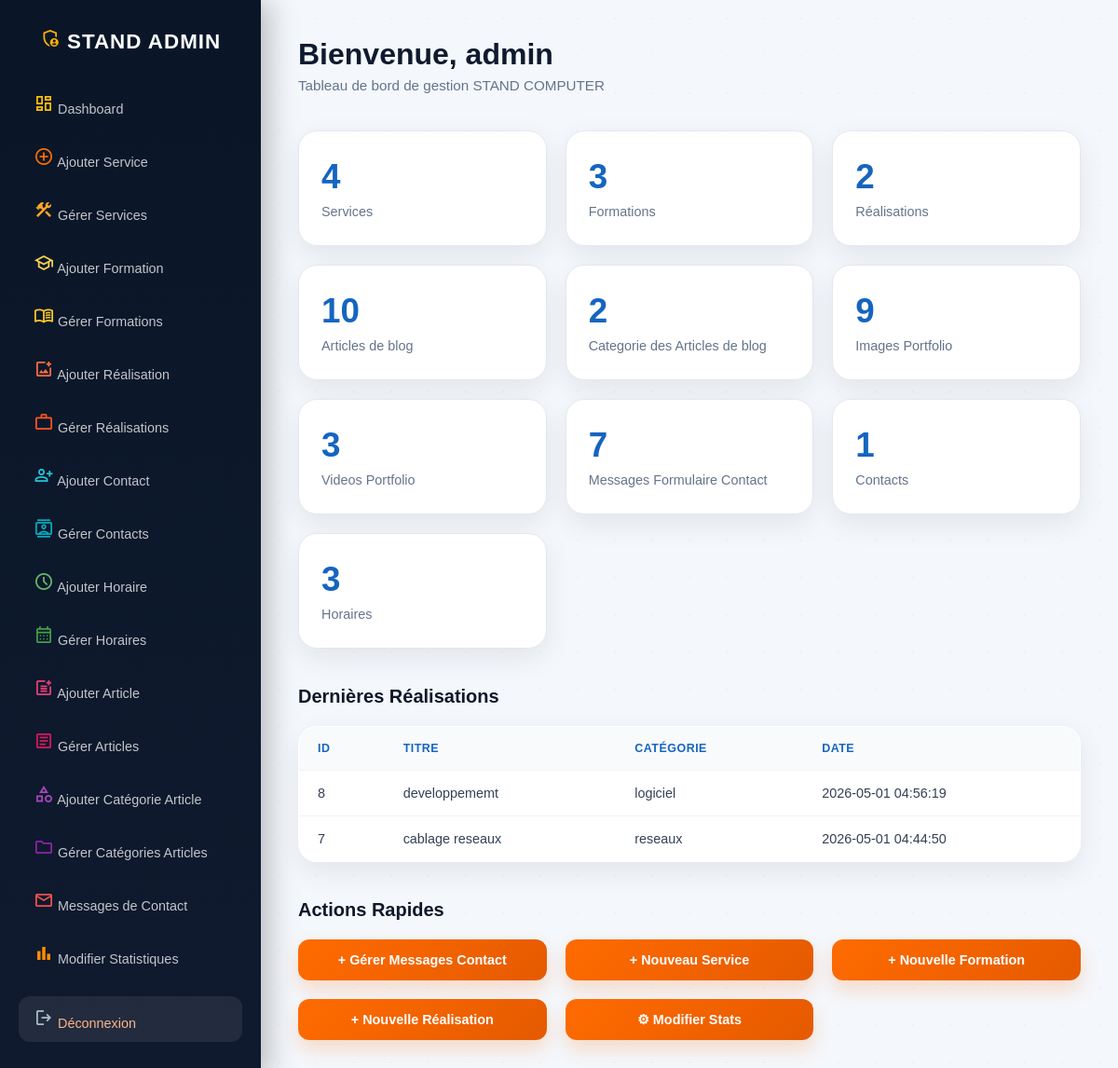
Page /tableau-de-bord (signed in) on the committed database.
### tables this page shows
CREATE TABLE IF NOT EXISTS `realisations` (
  `id` int(11) NOT NULL AUTO_INCREMENT,
  `title` varchar(255) NOT NULL,
  `category` varchar(100) DEFAULT NULL,
  `description` text,
  `thumbnail` varchar(255) DEFAULT NULL,
  `created_at` timestamp NULL DEFAULT CURRENT_TIMESTAMP,
  PRIMARY KEY (`id`)
);

### Admin/dashboard.php (the view, shortened to what this page needs)
<?php
require_once __DIR__ . '/../config/db.php';
$base = '/StandComputer/';
$totalServices = $pdo->query("SELECT COUNT(*) FROM services")->fetchColumn();
$totalFormations = $pdo->query("SELECT COUNT(*) FROM formations")->fetchColumn();
$totalRealisations = $pdo->query("SELECT COUNT(*) FROM realisations")->fetchColumn();
$totalImages = $pdo->query("SELECT COUNT(*) FROM realisation_images")->fetchColumn();
$totalVideos = $pdo->query("SELECT COUNT(*) FROM realisation_videos")->fetchColumn();
$totalMessages = $pdo->query("SELECT COUNT(*) FROM messages")->fetchColumn();
$totalContacts = $pdo->query("SELECT COUNT(*) FROM contacts")->fetchColumn();
$totalHoraires = $pdo->query("SELECT COUNT(*) FROM horaires")->fetchColumn();
$totalarticles = $pdo->query("SELECT COUNT(*) FROM articles")->fetchColumn();
$totalcategoriesarticles = $pdo->query("SELECT COUNT(*) FROM categories")->fetchColumn();
$latestRealisations = $pdo->query("
    SELECT * FROM realisations
    ORDER BY created_at DESC
    LIMIT 5
")->fetchAll(PDO::FETCH_ASSOC);
?>
<!DOCTYPE html>
<html lang="fr">
<head>
    <link rel="stylesheet" href="https://cdnjs.cloudflare.com/ajax/libs/font-awesome/6.5.0/css/all.min.css"><link href="https://fonts.googleapis.com/css2?family=Material+Symbols+Outlined" rel="stylesheet">
</head>
<body>
<div class="admin-container">
    <aside class="sidebar">
    <h2>
        <span class="material-symbols-outlined" style="color:#FFB300;">admin_panel_settings</span>
        STAND ADMIN
    </h2>
    <a href="<?= $base ?>tableau-de-bord">
        <span class="material-symbols-outlined" style="color:#FFC107;">dashboard</span>
        Dashboard
    </a>
    <a href="<?= $base ?>ajouter-un-service">
        <span class="material-symbols-outlined" style="color:#FF6F00;">add_circle</span>
        Ajouter Service
    </a>
    <a href="<?= $base ?>gerer-les-services">
        <span class="material-symbols-outlined" style="color:#FFA726;">construction</span>
        Gérer Services
    </a>
    <a href="<?= $base ?>ajouter-une-formation">
        <span class="material-symbols-outlined" style="color:#FFD54F;">school</span>
        Ajouter Formation
    </a>
    <a href="<?= $base ?>gerer-les-formations">
        <span class="material-symbols-outlined" style="color:#FFCA28;">menu_book</span>
        Gérer Formations
    </a>
    <a href="<?= $base ?>ajouter-une-realisation">
        <span class="material-symbols-outlined" style="color:#FF7043;">add_photo_alternate</span>
        Ajouter Réalisation
    </a>
    <a href="<?= $base ?>gerer-les-realisations">
        <span class="material-symbols-outlined" style="color:#FF5722;">work</span>
        Gérer Réalisations
    </a>
    <a href="<?= $base ?>ajouter-un-contact">
        <span class="material-symbols-outlined" style="color:#26C6DA;">person_add</span>
        Ajouter Contact
    </a>
    <a href="<?= $base ?>gerer-les-contacts">
        <span class="material-symbols-outlined" style="color:#00ACC1;">contacts</span>
        Gérer Contacts
    </a>
    <a href="<?= $base ?>ajouter-une-horaire">
        <span class="material-symbols-outlined" style="color:#66BB6A;">schedule</span>
        Ajouter Horaire
    </a>
    <a href="<?= $base ?>gerer-les-horaires">
        <span class="material-symbols-outlined" style="color:#43A047;">calendar_month</span>
        Gérer Horaires
    </a>
    <a href="<?= $base ?>ajouter-un-article">
        <span class="material-symbols-outlined" style="color:#EC407A;">post_add</span>
        Ajouter Article
    </a>
    <a href="<?= $base ?>gerer-les-articles">
        <span class="material-symbols-outlined" style="color:#D81B60;">article</span>
        Gérer Articles
    </a>
    <a href="<?= $base ?>ajouter-une-categorie">
        <span class="material-symbols-outlined" style="color:#AB47BC;">category</span>
        Ajouter Catégorie Article
    </a>
    <a href="<?= $base ?>gerer-les-categories">
        <span class="material-symbols-outlined" style="color:#8E24AA;">folder</span>
        Gérer Catégories Articles
    </a>
    <a href="<?= $base ?>gerer-les-formulaires-de-contact">
        <span class="material-symbols-outlined" style="color:#EF5350;">mail</span>
        Messages de Contact
    </a>
    <a href="<?= $base ?>modifier-les-statistiques">
        <span class="material-symbols-outlined" style="color:#FF8F00;">bar_chart</span>
        Modifier Statistiques
    </a>
    <a href="<?= $base ?>deconnexion">
        <span class="material-symbols-outlined" style="color:#B0BEC5;">logout</span>
        Déconnexion
    </a>
</aside>
    <main class="admin-content">
        <h1>Bienvenue, <?php echo htmlspecialchars($_SESSION['admin']); ?></h1>
        <p>Tableau de bord de gestion STAND COMPUTER</p>
        <section class="grid">
            <div class="card">
                <h3><?php echo $totalServices; ?></h3>
                <p>Services</p>
            </div>
            <div class="card">
                <h3><?php echo $totalFormations; ?></h3>
                <p>Formations</p>
            </div>
            <div class="card">
                <h3><?php echo $totalRealisations; ?></h3>
                <p>Réalisations</p>
            </div>
             <div class="card">
                <h3><?php echo $totalarticles; ?></h3>
                <p>Articles de blog</p>
             </div>
             <div class="card">
                <h3><?php echo $totalcategoriesarticles; ?></h3>
                <p>Categorie des Articles de blog</p>
             </div>
            <div class="card">
                <h3><?php echo $totalImages; ?></h3>
                <p>Images Portfolio</p>
            </div>
            <div class="card">
                <h3><?php echo $totalVideos; ?></h3>
                <p>Videos Portfolio</p>
            </div>
            <div class="card">
                <h3><?php echo $totalMessages; ?></h3>
                <p>Messages Formulaire Contact</p>
            </div>
            <div class="card">
                <h3><?php echo $totalContacts; ?></h3>
                <p>Contacts</p>
            </div>
            <div class="card">
                <h3><?php echo $totalHoraires; ?></h3>
                <p>Horaires</p>
            </div>
        </section>
        <section style="margin-top:40px;">
            <h2>Dernières Réalisations</h2>
            <table>
                <thead>
                    <tr>
                        <th>ID</th>
                        <th>Titre</th>
                        <th>Catégorie</th>
                        <th>Date</th>
                    </tr>
                </thead>
                <tbody>
                    <?php foreach ($latestRealisations as $real): ?>
                        <tr>
                            <td><?php echo $real['id']; ?></td>
                            <td><?php echo htmlspecialchars($real['title']); ?></td>
                            <td><?php echo htmlspecialchars($real['category']); ?></td>
                            <td><?php echo $real['created_at']; ?></td>
                        </tr>
                    <?php endforeach; ?>
                </tbody>
            </table>
        </section>
        <section style="margin-top:40px;">
            <h2>Actions Rapides</h2>
            <div class="grid">
                <a href="/StandComputer/gerer-les-formulaires-de-contact" class="btn">+ Gérer Messages Contact</a>
                <a href="/StandComputer/ajouter-un-service" class="btn">+ Nouveau Service</a>
                <a href="/StandComputer/ajouter-une-formation" class="btn">+ Nouvelle Formation</a>
                <a href="/StandComputer/ajouter-une-realisation" class="btn">+ Nouvelle Réalisation</a>
                <a href="/StandComputer/modifier-les-statistiques" class="btn">⚙ Modifier Stats</a>
            </div>
        </section>
    </main>
</div>
</body>
</html>

### Admin/dashboard.php (style rules this page uses)
* { margin: 0; padding: 0; box-sizing: border-box; }
.sidebar a { display: flex; align-items: center; gap: 10px; padding: 10px; text-decoration: none; }
.material-symbols-outlined { font-size: 22px; }
body { font-family: 'Poppins', Arial, sans-serif; background: #f4f7fb; min-height: 100vh; color: #1e293b; position: relative; }
body::before { content: ''; position: fixed; inset: 0; background-image: radial-gradient(circle, rgba(21, 101, 192, 0.03) 1px, transparent 1px); background-size: 40px 40px; pointer-events: none; z-index: 0; }
.admin-container { position: relative; z-index: 1; display: flex; min-height: 100vh; }
.sidebar { width: 280px; background: linear-gradient(180deg, #0a1628 0%, #0f1a2e 100%); color: #ffffff; padding: 30px 20px; box-shadow: 8px 0 30px rgba(0, 0, 0, 0.25); overflow-y: auto; }
.sidebar h2 { text-align: center; margin-bottom: 30px; font-size: 1.4rem; font-weight: 700; letter-spacing: 1px; color: #ffffff; }
.sidebar a { display: block; padding: 12px 16px; margin-bottom: 8px; border-radius: 12px; color: rgba(255, 255, 255, 0.75); text-decoration: none; font-size: 0.9rem; font-weight: 500; transition: all 0.3s ease; }
.sidebar a:last-child { margin-top: 20px; background: rgba(255, 255, 255, 0.08); color: #ffb38a; }
.admin-content { flex: 1; padding: 40px; background: transparent; }
.admin-content h1 { font-size: 2rem; font-weight: 700; color: #0f1a2e; margin-bottom: 6px; }
.admin-content > p { font-size: 0.95rem; color: #64748b; margin-bottom: 35px; }
section { margin-top: 40px; }
section h2 { font-size: 1.25rem; font-weight: 600; color: #0f172a; margin-bottom: 20px; }
.grid { display: grid; grid-template-columns: repeat(auto-fit, minmax(220px, 1fr)); gap: 20px; }
.card { background: #ffffff; border-radius: 20px; padding: 28px 24px; border: 1px solid #e2e8f0; box-shadow: 0 10px 30px rgba(15, 23, 42, 0.08); transition: all 0.3s ease; }
.card h3 { font-size: 2.3rem; font-weight: 700; color: #1565C0; margin-bottom: 8px; }
.card p { color: #64748b; font-size: 0.9rem; }
table { width: 100%; border-collapse: collapse; background: #ffffff; border-radius: 20px; overflow: hidden; border: 1px solid #e2e8f0; box-shadow: 0 10px 30px rgba(15, 23, 42, 0.08); }
thead { background: #f8fafc; }
th { padding: 16px 20px; text-align: left; font-size: 0.78rem; text-transform: uppercase; letter-spacing: 0.5px; color: #1565C0; font-weight: 600; }
td { padding: 16px 20px; font-size: 0.9rem; color: #334155; border-top: 1px solid #f1f5f9; }
.btn { display: inline-flex; align-items: center; justify-content: center; padding: 14px 20px; border-radius: 12px; text-decoration: none; font-size: 0.9rem; font-weight: 600; color: #ffffff; background: linear-gradient(135deg, #FF6B00, #e55a00); box-shadow: 0 10px 20px rgba(255, 107, 0, 0.2); transition: all 0.3s ease; }

### rows in the picture
realisations: id "8", title "developpememt", category "logiciel", created_at "2026-05-01 04:56:19"
realisations: id "7", title "cablage reseaux", category "reseaux", created_at "2026-05-01 04:44:50"

### other values in the picture
$_SESSION['admin'] "admin"
$totalServices "4"
$totalFormations "3"
$totalRealisations "2"
$totalarticles "10"
$totalcategoriesarticles "2"
$totalImages "9"
$totalVideos "3"
$totalMessages "7"
$totalContacts "1"
$totalHoraires "3"
